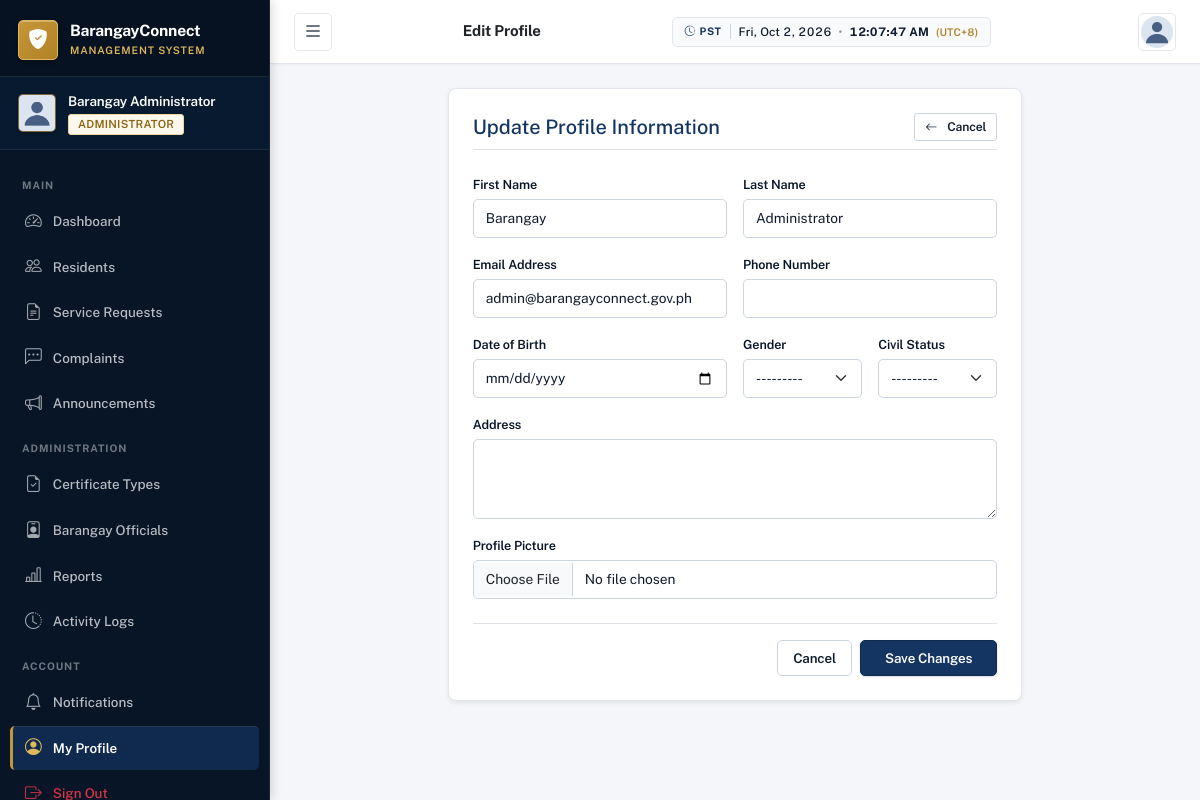
Page /accounts/profile/edit/ (signed in) on the committed database.
### accounts/models.py (models this page shows, shortened)
class CustomUser(AbstractUser):
    ROLE_CHOICES = [
        ('admin', 'Administrator'),
        ('resident', 'Resident'),
    ]
    GENDER_CHOICES = [
        ('male', 'Male'),
        ('female', 'Female'),
        ('other', 'Other'),
    ]
    CIVIL_STATUS_CHOICES = [
        ('single', 'Single'),
        ('married', 'Married'),
        ('widowed', 'Widowed'),
        ('separated', 'Separated'),
        ('divorced', 'Divorced'),
    ]
    ACCOUNT_STATUS_CHOICES = [
        ('pending', 'Pending'),
        ('active', 'Active'),
        ('inactive', 'Inactive'),
        ('rejected', 'Rejected'),
    ]
    role = models.CharField(max_length=10, choices=ROLE_CHOICES, default='resident')
    account_status = models.CharField(max_length=10, choices=ACCOUNT_STATUS_CHOICES, default='pending')
    profile_picture = models.ImageField(upload_to='profile_pictures/', null=True, blank=True)
    phone = models.CharField(max_length=20, blank=True)
    date_of_birth = models.DateField(null=True, blank=True)
    gender = models.CharField(max_length=10, choices=GENDER_CHOICES, blank=True)
    civil_status = models.CharField(max_length=15, choices=CIVIL_STATUS_CHOICES, blank=True)
    address = models.TextField(blank=True)
    barangay = models.CharField(max_length=100, blank=True, default='Barangay San Jose')
    valid_id = models.FileField(upload_to='valid_ids/', null=True, blank=True)
    created_at = models.DateTimeField(auto_now_add=True)
    updated_at = models.DateTimeField(auto_now=True)
    def is_admin(self):
        return self.role == 'admin'
    @property
    def profile_picture_url(self):
        if self.profile_picture:
            return self.profile_picture.url
        return '/static/images/default_avatar.png'

### accounts/views.py (the view)
# urls.py: path('profile/edit/', views.profile_edit_view, name='profile_edit'),
@login_required
def profile_edit_view(request):
    if request.method == 'POST':
        form = ProfileUpdateForm(request.POST, request.FILES, instance=request.user)
        if form.is_valid():
            form.save()
            log_activity(request.user, 'Profile Update', 'User updated their profile', request)
            messages.success(request, 'Your profile has been updated successfully.')
            return redirect('accounts:profile')
        else:
            messages.error(request, 'Please correct the errors below.')
    else:
        form = ProfileUpdateForm(instance=request.user)
    return render(request, 'accounts/profile_edit.html', {'form': form})

### accounts/forms.py
class ProfileUpdateForm(forms.ModelForm):
    class Meta:
        model = CustomUser
        fields = [
            'first_name', 'last_name', 'email', 'phone',
            'date_of_birth', 'gender', 'civil_status',
            'address', 'barangay', 'profile_picture',
        ]
        widgets = {
            'first_name': forms.TextInput(attrs={'class': 'form-control'}),
            'last_name': forms.TextInput(attrs={'class': 'form-control'}),
            'email': forms.EmailInput(attrs={'class': 'form-control'}),
            'phone': forms.TextInput(attrs={'class': 'form-control'}),
            'date_of_birth': forms.DateInput(attrs={'class': 'form-control', 'type': 'date'}),
            'gender': forms.Select(attrs={'class': 'form-select'}),
            'civil_status': forms.Select(attrs={'class': 'form-select'}),
            'address': forms.Textarea(attrs={'class': 'form-control', 'rows': 3}),
            'barangay': forms.TextInput(attrs={'class': 'form-control'}),
            'profile_picture': forms.FileInput(attrs={'class': 'form-control', 'accept': 'image/*'}),
        }

### notifications/context_processors.py (called while the page is built)
def notifications_processor(request):
    if request.user.is_authenticated:
        unread_count = Notification.objects.filter(recipient=request.user, is_read=False).count()
        recent_notifications = Notification.objects.filter(recipient=request.user).order_by('-created_at')[:5]
        return {
            'unread_notifications_count': unread_count,
            'recent_notifications': recent_notifications,
        }
    return {'unread_notifications_count': 0, 'recent_notifications': []}

### templates/accounts/profile_edit.html (shortened to what this page needs)
<!DOCTYPE html>
<html lang="en">
<head>
    {% load static %}
    <link href="https://cdn.jsdelivr.net/npm/bootstrap@5.3.2/dist/css/bootstrap.min.css" rel="stylesheet">
    <link href="https://cdn.jsdelivr.net/npm/bootstrap-icons@1.11.3/font/bootstrap-icons.min.css" rel="stylesheet">
    <link href="{% static 'css/style.css' %}" rel="stylesheet">
</head>
<body>
    <div class="toast-container position-fixed top-0 end-0 p-3" style="z-index: 1100;">
    </div>
    <nav id="sidebar" class="sidebar">
        <div class="sidebar-header">
            <div class="brand-logo">
                <div class="logo-icon"><i class="bi bi-shield-fill-check"></i></div>
                <div class="brand-text">
                    <span class="brand-name">BarangayConnect</span>
                    <span class="brand-sub">Management System</span>
                </div>
            </div>
        </div>
        <div class="sidebar-user">
            <img src="{{ user.profile_picture_url }}" alt="Profile" class="sidebar-avatar">
            <div class="sidebar-user-info">
                <span class="sidebar-user-name">{{ user.get_full_name|default:user.username }}</span>
                <span class="sidebar-user-role badge {% if user.is_admin %}badge-admin{% else %}badge-resident{% endif %}">
                    {{ user.get_role_display }}
                </span>
            </div>
        </div>
        <div class="sidebar-nav">
            {% if user.is_admin %}
            <div class="nav-section-label">Main</div>
            <a href="{% url 'dashboard:admin_dashboard' %}" class="nav-link"><i class="bi bi-speedometer2"></i><span>Dashboard</span></a>
            <a href="{% url 'accounts:admin_residents_list' %}" class="nav-link"><i class="bi bi-people"></i><span>Residents</span></a>
            <a href="{% url 'certificates:admin_request_list' %}" class="nav-link"><i class="bi bi-file-earmark-text"></i><span>Service Requests</span></a>
            <a href="{% url 'complaints:admin_complaint_list' %}" class="nav-link"><i class="bi bi-chat-left-dots"></i><span>Complaints</span></a>
            <a href="{% url 'announcements:admin_list' %}" class="nav-link"><i class="bi bi-megaphone"></i><span>Announcements</span></a>
            <div class="nav-section-label">Administration</div>
            <a href="{% url 'certificates:admin_type_list' %}" class="nav-link"><i class="bi bi-file-earmark-check"></i><span>Certificate Types</span></a>
            <a href="{% url 'accounts:admin_officials_list' %}" class="nav-link"><i class="bi bi-person-badge"></i><span>Barangay Officials</span></a>
            <a href="{% url 'reports:dashboard' %}" class="nav-link"><i class="bi bi-bar-chart-line"></i><span>Reports</span></a>
            <a href="{% url 'audit:log_list' %}" class="nav-link"><i class="bi bi-clock-history"></i><span>Activity Logs</span></a>
            {% endif %}
            <div class="nav-section-label">Account</div>
            <a href="{% url 'notifications:list' %}" class="nav-link"><i class="bi bi-bell"></i><span>Notifications</span></a>
            <a href="{% url 'accounts:profile' %}" class="nav-link active"><i class="bi bi-person-circle"></i><span>My Profile</span></a>
            <a href="{% url 'accounts:logout' %}" class="nav-link text-danger"><i class="bi bi-box-arrow-right"></i><span>Sign Out</span></a>
        </div>
    </nav>
    <header class="topbar">
        <button class="btn btn-icon sidebar-toggle" id="sidebarToggle" aria-label="Toggle Sidebar">
            <i class="bi bi-list fs-5"></i>
        </button>
        <div class="topbar-title">
            <h6 class="mb-0 fw-600 text-dark">Edit Profile</h6>
        </div>
        <div class="topbar-actions">
            <div class="dropdown">
                <button class="btn btn-icon" data-bs-toggle="dropdown" aria-expanded="false" aria-label="User menu">
                    <img src="{{ user.profile_picture_url }}" alt="Profile" class="rounded-circle" style="width: 32px; height: 32px; object-fit: cover;">
                </button>
            </div>
        </div>
    </header>
    <main class="main-content">
        <div class="row justify-content-center">
            <div class="col-lg-8">
                <div class="card border-0 shadow-sm rounded-3 p-4">
                    <div class="d-flex justify-content-between align-items-center mb-4 pb-2 border-bottom">
                        <h5 class="fw-700 mb-0" style="color: var(--primary);">Update Profile Information</h5>
                        <a href="{% url 'accounts:profile' %}" class="btn btn-outline-secondary btn-sm">
                            <i class="bi bi-arrow-left me-1"></i>Cancel
                        </a>
                    </div>
                    <form method="post" enctype="multipart/form-data" novalidate>
                        <div class="row g-3">
                            <div class="col-md-6">
                                <label for="id_first_name" class="form-label fs-sm fw-500">First Name</label>
                                {{ form.first_name }}
                            </div>
                            <div class="col-md-6">
                                <label for="id_last_name" class="form-label fs-sm fw-500">Last Name</label>
                                {{ form.last_name }}
                            </div>
                            <div class="col-md-6">
                                <label for="id_email" class="form-label fs-sm fw-500">Email Address</label>
                                {{ form.email }}
                            </div>
                            <div class="col-md-6">
                                <label for="id_phone" class="form-label fs-sm fw-500">Phone Number</label>
                                {{ form.phone }}
                            </div>
                            <div class="col-md-6">
                                <label for="id_date_of_birth" class="form-label fs-sm fw-500">Date of Birth</label>
                                {{ form.date_of_birth }}
                            </div>
                            <div class="col-md-3">
                                <label for="id_gender" class="form-label fs-sm fw-500">Gender</label>
                                {{ form.gender }}
                            </div>
                            <div class="col-md-3">
                                <label for="id_civil_status" class="form-label fs-sm fw-500">Civil Status</label>
                                {{ form.civil_status }}
                            </div>
                            <div class="col-12">
                                <label for="id_address" class="form-label fs-sm fw-500">Address</label>
                                {{ form.address }}
                            </div>
                            <div class="col-12">
                                <label for="id_profile_picture" class="form-label fs-sm fw-500">Profile Picture</label>
                                {{ form.profile_picture }}
                            </div>
                        </div>
                        <div class="d-flex justify-content-end gap-2 mt-4 pt-3 border-top">
                            <a href="{% url 'accounts:profile' %}" class="btn btn-outline-secondary">Cancel</a>
                            <button type="submit" class="btn btn-primary px-4">Save Changes</button>
                        </div>
                    </form>
                </div>
            </div>
        </div>
    </main>
</body>
</html>

### rows in the picture
CustomUser: get_full_name "Barangay Administrator", role "ADMINISTRATOR", first_name "Barangay", last_name "Administrator", email "admin@barangayconnect.gov.ph", gender "---------", civil_status "---------"
